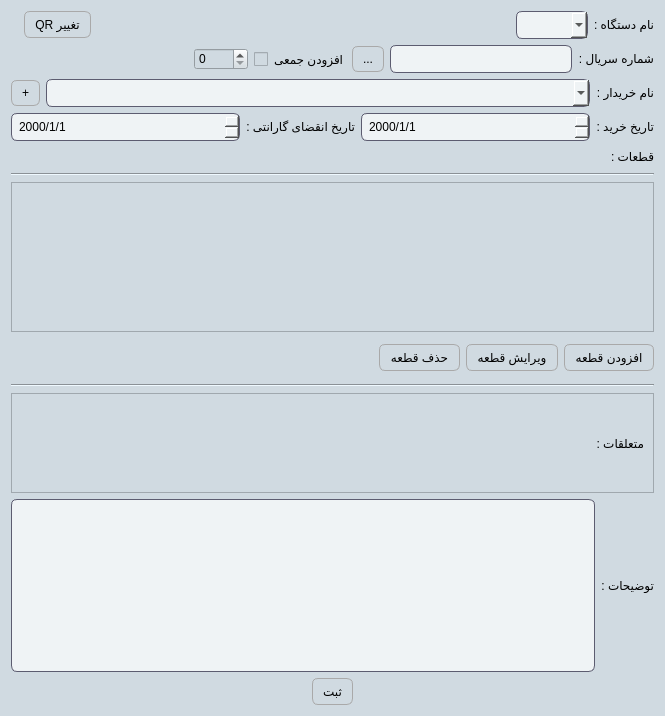
<?xml version="1.0" encoding="UTF-8"?>
<ui version="4.0">
 <class>DeviceForm</class>
 <widget class="QWidget" name="DeviceForm">
  <property name="geometry">
   <rect>
    <x>0</x>
    <y>0</y>
    <width>665</width>
    <height>716</height>
   </rect>
  </property>
  <property name="windowTitle">
   <string>دستگاه ها</string>
  </property>
  <property name="styleSheet">
   <string notr="true">QPushButton {
    background-color: rgb(228, 229, 244); /* Light gray background */
    border: 1px solid #a9a9a9; /* Darker gray border for a 3D effect */
    border-radius: 6px; /* Rounded corners */
    padding: 5px 10px; /* Padding for a button-like appearance */
    color: black; /* Text color */
    
    /* Subtle gradient for a shiny effect */
    background: qlineargradient(spread:pad, x1:0, y1:0, x2:0, y2:1, 
                                stop:0 #f0f0f0, stop:1 #d3d3d3);
}

QPushButton:hover {
    background-color: #e6e6e6; /* Change to a lighter shade on hover */
    border-color: #b0b0b0; /* Change border color on hover */
}

QPushButton:pressed {
    background-color: #bfbfbf; /* Darker gray when pressed */
    border-color: #808080; /* Slightly darker border when pressed */
}


QWidget {font: 11pt &quot;Segoe UI&quot;;}
QWidget {
    background-color: #d0dae1; /* Dark background color for the entire widget */
    font: 11pt &quot;Segoe UI&quot;;
}

/* Style for QLineEdit with a darker background and smoother edges */
QLineEdit {
    background-color: #eff3f5; /* Darker grayish background */
    color: #000000; /* Light text color for readability */
    border: 1px solid #5c5c70; /* Slightly lighter border for contrast */
    border-radius: 6px; /* Smooth, rounded edges */
    padding: 5px; /* Padding for a cleaner look */
    font: 11pt &quot;Segoe UI&quot;;
}

QLineEdit:focus {
    border-color: #7878a0; /* Lighter border color on focus */
    background-color: #e0e6eb; /* Slightly lighter background on focus */
}

QTextBrowser {
    background-color: #eff3f5; /* Darker grayish background */
    color: #000000; /* Light text color for readability */
    border: 1px solid #5c5c70; /* Slightly lighter border for contrast */
    border-radius: 6px; /* Smooth, rounded edges */
    padding: 5px; /* Padding for a cleaner look */
    font: 11pt &quot;Segoe UI&quot;;
}

QTextBrowser:focus {
    border-color: #7878a0; /* Lighter border color on focus */
    background-color: #e0e6eb; /* Slightly lighter background on focus */
}

QCheckBox {
    color: #000000; /* Light text color for dark background */
    font: 11pt &quot;Segoe UI&quot;;
}

QCheckBox:disabled {
    color: #000000; /* Same text color for disabled state */
    opacity: 1; /* Remove opacity reduction */
}

/* Blue indicator for checked and disabled QCheckBox */
QCheckBox::indicator:checked:disabled {
    background-color: #92a8b9; /* Blue color to appear as enabled */
	opacity: 1;
   /* border: 1px solid #3a7bd5;  Blue border to match the indicator */
}

QCheckBox::indicator:disabled {
    opacity: 1; /* Remove opacity change for checkbox indicator */
}

/* Background color for QWidget */
/* Style for the vertical scrollbar */
QScrollBar:vertical {
    background: #eff3f5; /* Background color of the scrollbar */
    width: 10px; /* Width of the scrollbar */
    margin: 0px 0px 0px 0px; /* Margins around the scrollbar */
    border-radius: 5px; /* Rounded edges for the scrollbar track */
}

/* Style for the horizontal scrollbar */
QScrollBar:horizontal {
    background: #eff3f5; /* Background color of the scrollbar */
    height: 10px; /* Height of the scrollbar */
    margin: 0px 0px 0px 0px; /* Margins around the scrollbar */
    border-radius: 5px; /* Rounded edges for the scrollbar track */
}

/* Handle (scroller) styling for both horizontal and vertical scrollbars */
QScrollBar::handle:vertical, QScrollBar::handle:horizontal {
    background: #92a8b9; /* Color of the scroller */
    min-height: 20px; /* Minimum height for the vertical handle */
    min-width: 20px; /* Minimum width for the horizontal handle */
    border-radius: 5px; /* Smooth, rounded edges for the handle */
}

QScrollBar::handle:vertical:hover, QScrollBar::handle:horizontal:hover {
    background: #b1c1cd; /* Slightly lighter color on hover for the handle */
}

/* Remove the top/bottom buttons on the scrollbar */
QScrollBar::add-line:vertical, QScrollBar::sub-line:vertical,
QScrollBar::add-line:horizontal, QScrollBar::sub-line:horizontal {
    background: none; /* No additional lines/buttons */
    height: 0px;
    width: 0px;
}

QScrollBar::add-page:vertical, QScrollBar::sub-page:vertical,
QScrollBar::add-page:horizontal, QScrollBar::sub-page:horizontal {
    background: none; /* No page scroll styling */
}
QTextEdit {
    background-color: #eff3f5; /* Darker grayish background */
    color: #000000; /* Light text color for readability */
    border: 1px solid #5c5c70; /* Slightly lighter border for contrast */
    border-radius: 6px; /* Smooth, rounded edges */
    padding: 5px; /* Padding for a cleaner look */
    font: 11pt &quot;Segoe UI&quot;;
}

QTextEdit:focus {
    border-color: #7878a0; /* Lighter border color on focus */
    background-color: #e0e6eb; /* Slightly lighter background on focus */
}
QComboBox {
    background-color: #eff3f5; /* Darker grayish background */
    color: #000000; /* Light text color for readability */
    border: 1px solid #5c5c70; /* Slightly lighter border for contrast */
    border-radius: 6px; /* Smooth, rounded edges */
    padding: 5px; /* Padding for a cleaner look */
    font: 11pt &quot;Segoe UI&quot;;
}

QComboBox:focus {
    border-color: #7878a0; /* Lighter border color on focus */
    background-color: #e0e6eb; /* Slightly lighter background on focus */
}
QDateEdit {
    background-color: #eff3f5; /* Darker grayish background */
    color: #000000; /* Light text color for readability */
    border: 1px solid #5c5c70; /* Slightly lighter border for contrast */
    border-radius: 6px; /* Smooth, rounded edges */
    padding: 5px; /* Padding for a cleaner look */
    font: 11pt &quot;Segoe UI&quot;;
}

QDateEdit:focus {
    border-color: #7878a0; /* Lighter border color on focus */
    background-color: #e0e6eb; /* Slightly lighter background on focus */
}</string>
  </property>
  <layout class="QHBoxLayout" name="horizontalLayout_10">
   <item>
    <layout class="QVBoxLayout" name="verticalLayout">
     <property name="sizeConstraint">
      <enum>QLayout::SizeConstraint::SetMinimumSize</enum>
     </property>
     <item>
      <layout class="QVBoxLayout" name="verticalLayout_6">
       <item>
        <layout class="QHBoxLayout" name="horizontalLayout_9"/>
       </item>
       <item>
        <layout class="QHBoxLayout" name="horizontalLayout_7">
         <item>
          <layout class="QHBoxLayout" name="horizontalLayout_6">
           <item>
            <layout class="QHBoxLayout" name="horizontalLayout_5">
             <item>
              <widget class="QLabel" name="lastSNLabel">
               <property name="text">
                <string/>
               </property>
              </widget>
             </item>
             <item>
              <widget class="QPushButton" name="EditQRBtn">
               <property name="text">
                <string>QR تغییر</string>
               </property>
              </widget>
             </item>
             <item>
              <spacer name="horizontalSpacer_3">
               <property name="orientation">
                <enum>Qt::Orientation::Horizontal</enum>
               </property>
               <property name="sizeHint" stdset="0">
                <size>
                 <width>40</width>
                 <height>20</height>
                </size>
               </property>
              </spacer>
             </item>
             <item>
              <widget class="QComboBox" name="comboBox">
               <property name="sizePolicy">
                <sizepolicy hsizetype="Fixed" vsizetype="Fixed">
                 <horstretch>10</horstretch>
                 <verstretch>10</verstretch>
                </sizepolicy>
               </property>
              </widget>
             </item>
            </layout>
           </item>
          </layout>
         </item>
         <item>
          <widget class="QLabel" name="label_5">
           <property name="sizePolicy">
            <sizepolicy hsizetype="Preferred" vsizetype="Fixed">
             <horstretch>0</horstretch>
             <verstretch>0</verstretch>
            </sizepolicy>
           </property>
           <property name="text">
            <string>نام دستگاه :</string>
           </property>
          </widget>
         </item>
        </layout>
       </item>
      </layout>
     </item>
     <item>
      <layout class="QVBoxLayout" name="verticalLayout_3">
       <property name="sizeConstraint">
        <enum>QLayout::SizeConstraint::SetNoConstraint</enum>
       </property>
       <item>
        <layout class="QHBoxLayout" name="horizontalLayout">
         <property name="sizeConstraint">
          <enum>QLayout::SizeConstraint::SetMinimumSize</enum>
         </property>
         <item>
          <spacer name="horizontalSpacer_7">
           <property name="orientation">
            <enum>Qt::Orientation::Horizontal</enum>
           </property>
           <property name="sizeHint" stdset="0">
            <size>
             <width>40</width>
             <height>20</height>
            </size>
           </property>
          </spacer>
         </item>
         <item>
          <widget class="QSpinBox" name="spinBox">
           <property name="frame">
            <bool>true</bool>
           </property>
           <property name="maximum">
            <number>1000</number>
           </property>
          </widget>
         </item>
         <item>
          <widget class="QCheckBox" name="checkBox">
           <property name="text">
            <string>افزودن جمعی</string>
           </property>
          </widget>
         </item>
         <item>
          <widget class="QPushButton" name="pushButton_2">
           <property name="sizePolicy">
            <sizepolicy hsizetype="Fixed" vsizetype="Fixed">
             <horstretch>0</horstretch>
             <verstretch>0</verstretch>
            </sizepolicy>
           </property>
           <property name="maximumSize">
            <size>
             <width>40</width>
             <height>16777215</height>
            </size>
           </property>
           <property name="text">
            <string>...</string>
           </property>
          </widget>
         </item>
         <item>
          <widget class="QLineEdit" name="lineEdit">
           <property name="sizePolicy">
            <sizepolicy hsizetype="Expanding" vsizetype="Fixed">
             <horstretch>0</horstretch>
             <verstretch>0</verstretch>
            </sizepolicy>
           </property>
           <property name="maxLength">
            <number>8</number>
           </property>
          </widget>
         </item>
         <item>
          <widget class="QLabel" name="label">
           <property name="sizePolicy">
            <sizepolicy hsizetype="Preferred" vsizetype="Fixed">
             <horstretch>0</horstretch>
             <verstretch>0</verstretch>
            </sizepolicy>
           </property>
           <property name="text">
            <string>شماره سریال :</string>
           </property>
           <property name="alignment">
            <set>Qt::AlignmentFlag::AlignLeading|Qt::AlignmentFlag::AlignLeft|Qt::AlignmentFlag::AlignVCenter</set>
           </property>
          </widget>
         </item>
        </layout>
       </item>
       <item>
        <layout class="QVBoxLayout" name="verticalLayout_4">
         <property name="sizeConstraint">
          <enum>QLayout::SizeConstraint::SetNoConstraint</enum>
         </property>
         <item>
          <layout class="QHBoxLayout" name="horizontalLayout_3">
           <property name="sizeConstraint">
            <enum>QLayout::SizeConstraint::SetMinimumSize</enum>
           </property>
           <item>
            <widget class="QPushButton" name="pushButton">
             <property name="sizePolicy">
              <sizepolicy hsizetype="Fixed" vsizetype="Fixed">
               <horstretch>0</horstretch>
               <verstretch>0</verstretch>
              </sizepolicy>
             </property>
             <property name="maximumSize">
              <size>
               <width>40</width>
               <height>16777215</height>
              </size>
             </property>
             <property name="sizeIncrement">
              <size>
               <width>0</width>
               <height>0</height>
              </size>
             </property>
             <property name="text">
              <string>+</string>
             </property>
            </widget>
           </item>
           <item>
            <widget class="QComboBox" name="CustomerCombo">
             <property name="sizePolicy">
              <sizepolicy hsizetype="Expanding" vsizetype="Fixed">
               <horstretch>0</horstretch>
               <verstretch>0</verstretch>
              </sizepolicy>
             </property>
             <property name="focusPolicy">
              <enum>Qt::FocusPolicy::ClickFocus</enum>
             </property>
             <property name="contextMenuPolicy">
              <enum>Qt::ContextMenuPolicy::ActionsContextMenu</enum>
             </property>
             <property name="editable">
              <bool>true</bool>
             </property>
             <property name="placeholderText">
              <string/>
             </property>
            </widget>
           </item>
           <item>
            <widget class="QLabel" name="label_3">
             <property name="sizePolicy">
              <sizepolicy hsizetype="Preferred" vsizetype="Fixed">
               <horstretch>0</horstretch>
               <verstretch>0</verstretch>
              </sizepolicy>
             </property>
             <property name="text">
              <string>نام خریدار :</string>
             </property>
             <property name="alignment">
              <set>Qt::AlignmentFlag::AlignLeading|Qt::AlignmentFlag::AlignLeft|Qt::AlignmentFlag::AlignVCenter</set>
             </property>
            </widget>
           </item>
          </layout>
         </item>
        </layout>
       </item>
       <item>
        <layout class="QVBoxLayout" name="verticalLayout_9">
         <item>
          <layout class="QHBoxLayout" name="horizontalLayout_17">
           <item>
            <widget class="QDateEdit" name="dateEdit_2">
             <property name="sizePolicy">
              <sizepolicy hsizetype="Expanding" vsizetype="Fixed">
               <horstretch>0</horstretch>
               <verstretch>0</verstretch>
              </sizepolicy>
             </property>
             <property name="displayFormat">
              <string>yyyy/M/d</string>
             </property>
            </widget>
           </item>
           <item>
            <widget class="QLabel" name="label_8">
             <property name="sizePolicy">
              <sizepolicy hsizetype="Preferred" vsizetype="Fixed">
               <horstretch>0</horstretch>
               <verstretch>0</verstretch>
              </sizepolicy>
             </property>
             <property name="text">
              <string>تاریخ انقضای گارانتی :</string>
             </property>
            </widget>
           </item>
           <item>
            <widget class="QDateEdit" name="dateEdit">
             <property name="sizePolicy">
              <sizepolicy hsizetype="Expanding" vsizetype="Fixed">
               <horstretch>0</horstretch>
               <verstretch>0</verstretch>
              </sizepolicy>
             </property>
             <property name="displayFormat">
              <string>yyyy/M/d</string>
             </property>
            </widget>
           </item>
           <item>
            <widget class="QLabel" name="label_7">
             <property name="sizePolicy">
              <sizepolicy hsizetype="Preferred" vsizetype="Fixed">
               <horstretch>0</horstretch>
               <verstretch>0</verstretch>
              </sizepolicy>
             </property>
             <property name="text">
              <string>تاریخ خرید :</string>
             </property>
            </widget>
           </item>
          </layout>
         </item>
        </layout>
       </item>
      </layout>
     </item>
     <item>
      <layout class="QVBoxLayout" name="verticalLayout_7">
       <item>
        <layout class="QVBoxLayout" name="verticalLayout_5">
         <item>
          <layout class="QHBoxLayout" name="horizontalLayout_14">
           <item>
            <spacer name="horizontalSpacer_6">
             <property name="orientation">
              <enum>Qt::Orientation::Horizontal</enum>
             </property>
             <property name="sizeHint" stdset="0">
              <size>
               <width>40</width>
               <height>20</height>
              </size>
             </property>
            </spacer>
           </item>
           <item>
            <widget class="QLabel" name="label_6">
             <property name="sizePolicy">
              <sizepolicy hsizetype="Expanding" vsizetype="Fixed">
               <horstretch>0</horstretch>
               <verstretch>0</verstretch>
              </sizepolicy>
             </property>
             <property name="text">
              <string>قطعات :</string>
             </property>
            </widget>
           </item>
          </layout>
         </item>
         <item>
          <widget class="Line" name="line">
           <property name="orientation">
            <enum>Qt::Orientation::Horizontal</enum>
           </property>
          </widget>
         </item>
        </layout>
       </item>
       <item>
        <widget class="QScrollArea" name="scrollArea">
         <property name="minimumSize">
          <size>
           <width>0</width>
           <height>150</height>
          </size>
         </property>
         <property name="maximumSize">
          <size>
           <width>16777215</width>
           <height>16777215</height>
          </size>
         </property>
         <property name="widgetResizable">
          <bool>true</bool>
         </property>
         <widget class="QWidget" name="scrollAreaWidgetContents">
          <property name="geometry">
           <rect>
            <x>0</x>
            <y>0</y>
            <width>637</width>
            <height>148</height>
           </rect>
          </property>
          <layout class="QVBoxLayout" name="verticalLayout_8">
           <item>
            <layout class="QVBoxLayout" name="vb">
             <property name="sizeConstraint">
              <enum>QLayout::SizeConstraint::SetMinimumSize</enum>
             </property>
            </layout>
           </item>
          </layout>
         </widget>
        </widget>
       </item>
       <item>
        <layout class="QHBoxLayout" name="horizontalLayout_11">
         <item>
          <spacer name="horizontalSpacer_5">
           <property name="orientation">
            <enum>Qt::Orientation::Horizontal</enum>
           </property>
           <property name="sizeHint" stdset="0">
            <size>
             <width>40</width>
             <height>20</height>
            </size>
           </property>
          </spacer>
         </item>
         <item>
          <spacer name="verticalSpacer">
           <property name="orientation">
            <enum>Qt::Orientation::Vertical</enum>
           </property>
           <property name="sizeType">
            <enum>QSizePolicy::Policy::Fixed</enum>
           </property>
           <property name="sizeHint" stdset="0">
            <size>
             <width>20</width>
             <height>40</height>
            </size>
           </property>
          </spacer>
         </item>
         <item>
          <widget class="QPushButton" name="pushButton_4">
           <property name="text">
            <string>حذف قطعه</string>
           </property>
          </widget>
         </item>
         <item>
          <widget class="QPushButton" name="pushButton_3">
           <property name="text">
            <string>ویرایش قطعه</string>
           </property>
          </widget>
         </item>
         <item>
          <widget class="QPushButton" name="AddItemBtn">
           <property name="sizePolicy">
            <sizepolicy hsizetype="Fixed" vsizetype="Fixed">
             <horstretch>0</horstretch>
             <verstretch>0</verstretch>
            </sizepolicy>
           </property>
           <property name="text">
            <string>افزودن قطعه</string>
           </property>
          </widget>
         </item>
        </layout>
       </item>
       <item>
        <widget class="Line" name="line_2">
         <property name="orientation">
          <enum>Qt::Orientation::Horizontal</enum>
         </property>
        </widget>
       </item>
      </layout>
     </item>
     <item>
      <layout class="QVBoxLayout" name="verticalLayout_2">
       <property name="sizeConstraint">
        <enum>QLayout::SizeConstraint::SetNoConstraint</enum>
       </property>
       <item>
        <layout class="QHBoxLayout" name="horizontalLayout_8">
         <item>
          <widget class="QScrollArea" name="scrollArea_2">
           <property name="minimumSize">
            <size>
             <width>0</width>
             <height>100</height>
            </size>
           </property>
           <property name="widgetResizable">
            <bool>true</bool>
           </property>
           <widget class="QWidget" name="scrollAreaWidgetContents_2">
            <property name="geometry">
             <rect>
              <x>0</x>
              <y>0</y>
              <width>635</width>
              <height>98</height>
             </rect>
            </property>
            <layout class="QHBoxLayout" name="horizontalLayout_12">
             <item>
              <spacer name="horizontalSpacer_10">
               <property name="orientation">
                <enum>Qt::Orientation::Horizontal</enum>
               </property>
               <property name="sizeHint" stdset="0">
                <size>
                 <width>40</width>
                 <height>20</height>
                </size>
               </property>
              </spacer>
             </item>
             <item>
              <layout class="QGridLayout" name="cbg">
               <property name="sizeConstraint">
                <enum>QLayout::SizeConstraint::SetMinimumSize</enum>
               </property>
              </layout>
             </item>
             <item>
              <widget class="QLabel" name="label_4">
               <property name="text">
                <string>متعلقات :</string>
               </property>
               <property name="alignment">
                <set>Qt::AlignmentFlag::AlignLeading|Qt::AlignmentFlag::AlignLeft|Qt::AlignmentFlag::AlignVCenter</set>
               </property>
              </widget>
             </item>
            </layout>
           </widget>
          </widget>
         </item>
        </layout>
       </item>
       <item>
        <layout class="QHBoxLayout" name="horizontalLayout_2">
         <property name="sizeConstraint">
          <enum>QLayout::SizeConstraint::SetMinimumSize</enum>
         </property>
         <item>
          <widget class="QTextEdit" name="textEdit">
           <property name="sizePolicy">
            <sizepolicy hsizetype="Expanding" vsizetype="Expanding">
             <horstretch>0</horstretch>
             <verstretch>0</verstretch>
            </sizepolicy>
           </property>
           <property name="tabChangesFocus">
            <bool>true</bool>
           </property>
          </widget>
         </item>
         <item>
          <widget class="QLabel" name="label_2">
           <property name="sizePolicy">
            <sizepolicy hsizetype="Preferred" vsizetype="Fixed">
             <horstretch>0</horstretch>
             <verstretch>0</verstretch>
            </sizepolicy>
           </property>
           <property name="text">
            <string>توضیحات :</string>
           </property>
          </widget>
         </item>
        </layout>
       </item>
       <item>
        <layout class="QHBoxLayout" name="horizontalLayout_4">
         <item>
          <spacer name="horizontalSpacer">
           <property name="orientation">
            <enum>Qt::Orientation::Horizontal</enum>
           </property>
           <property name="sizeHint" stdset="0">
            <size>
             <width>40</width>
             <height>20</height>
            </size>
           </property>
          </spacer>
         </item>
         <item>
          <widget class="QPushButton" name="SubmitBtn">
           <property name="text">
            <string>ثبت</string>
           </property>
          </widget>
         </item>
         <item>
          <spacer name="horizontalSpacer_2">
           <property name="orientation">
            <enum>Qt::Orientation::Horizontal</enum>
           </property>
           <property name="sizeHint" stdset="0">
            <size>
             <width>40</width>
             <height>20</height>
            </size>
           </property>
          </spacer>
         </item>
        </layout>
       </item>
      </layout>
     </item>
    </layout>
   </item>
  </layout>
 </widget>
 <tabstops>
  <tabstop>lineEdit</tabstop>
  <tabstop>checkBox</tabstop>
  <tabstop>spinBox</tabstop>
  <tabstop>CustomerCombo</tabstop>
  <tabstop>pushButton</tabstop>
  <tabstop>dateEdit</tabstop>
  <tabstop>dateEdit_2</tabstop>
  <tabstop>scrollArea</tabstop>
  <tabstop>scrollArea_2</tabstop>
  <tabstop>textEdit</tabstop>
  <tabstop>SubmitBtn</tabstop>
  <tabstop>EditQRBtn</tabstop>
  <tabstop>pushButton_2</tabstop>
  <tabstop>AddItemBtn</tabstop>
  <tabstop>pushButton_3</tabstop>
  <tabstop>comboBox</tabstop>
 </tabstops>
 <resources/>
 <connections/>
</ui>
